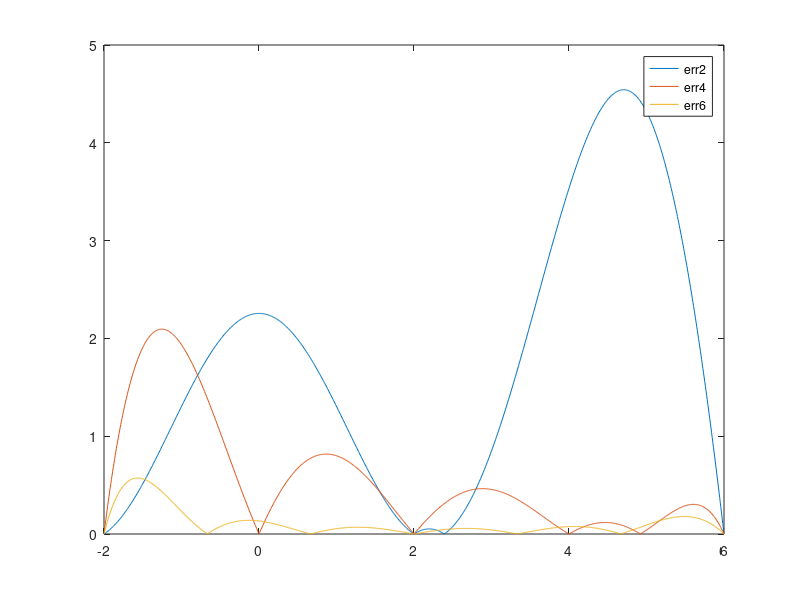

Recreate this plot in MATLAB.
clear
close all
clc

f = @(x) x.*sin(x);

% Punto 1

a = -2;
b = 6;

fplot(f, [a b])
close

% Punto 2

x = linspace(a, b, 1e3);

% grado = 2

h = (b-a)/2;
xNodi = a:h:b;
fx = f(xNodi);
p2 = polyfit(xNodi, fx, 2);
fx2 = polyval(p2, x);

% grado = 4

h = (b-a)/4;
xNodi = a:h:b;
fx = f(xNodi);
p4 = polyfit(xNodi, fx, 4);
fx4 = polyval(p4, x);

% grado = 6

h = (b-a)/6;
xNodi = a:h:b;
fx = f(xNodi);
p6 = polyfit(xNodi, fx, 6);
fx6 = polyval(p6, x);

plot(x, f(x), x, fx2, x, fx4, x, fx6)
legend('f(x)', 'fx2', 'fx4', 'fx6')
close

% Punto 3

fx = f(x);

err2 = max(abs(fx - fx2))
err4 = max(abs(fx - fx4))
err6 = max(abs(fx - fx6))

err2v = abs(fx - fx2);
err4v = abs(fx - fx4);
err6v = abs(fx - fx6);

plot(x, err2v, x, err4v, x, err6v)
legend('err2', 'err4', 'err6')
close